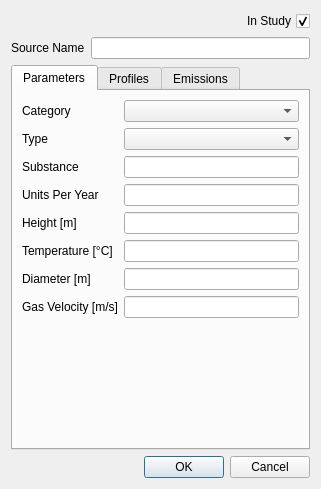
<?xml version="1.0" encoding="UTF-8"?>
<ui version="4.0">
 <class>Dialog</class>
 <widget class="QDialog" name="Dialog">
  <property name="geometry">
   <rect>
    <x>0</x>
    <y>0</y>
    <width>321</width>
    <height>489</height>
   </rect>
  </property>
  <property name="windowTitle">
   <string>OpenALAQS - Point Sources</string>
  </property>
  <layout class="QFormLayout" name="formLayout">
   <item row="2" column="0">
    <widget class="QLabel" name="label_47">
     <property name="text">
      <string>Source Name</string>
     </property>
    </widget>
   </item>
   <item row="2" column="1">
    <widget class="QLineEdit" name="source_id"/>
   </item>
   <item row="4" column="0" colspan="2">
    <widget class="QTabWidget" name="tabWidget">
     <property name="currentIndex">
      <number>0</number>
     </property>
     <widget class="QWidget" name="tab">
      <attribute name="title">
       <string>Parameters</string>
      </attribute>
      <layout class="QFormLayout" name="formLayout_2">
       <property name="fieldGrowthPolicy">
        <enum>QFormLayout::AllNonFixedFieldsGrow</enum>
       </property>
       <item row="0" column="0">
        <widget class="QLabel" name="label_6">
         <property name="text">
          <string>Category</string>
         </property>
        </widget>
       </item>
       <item row="0" column="1">
        <widget class="QComboBox" name="category"/>
       </item>
       <item row="1" column="0">
        <widget class="QLabel" name="label_7">
         <property name="text">
          <string>Type</string>
         </property>
        </widget>
       </item>
       <item row="9" column="0">
        <layout class="QGridLayout" name="gridLayout"/>
       </item>
       <item row="1" column="1">
        <widget class="QComboBox" name="type">
         <property name="editable">
          <bool>false</bool>
         </property>
        </widget>
       </item>
       <item row="2" column="0">
        <widget class="QLabel" name="label_8">
         <property name="text">
          <string>Substance</string>
         </property>
        </widget>
       </item>
       <item row="2" column="1">
        <widget class="QLineEdit" name="substance"/>
       </item>
       <item row="4" column="0">
        <widget class="QLabel" name="label">
         <property name="text">
          <string>Height [m]</string>
         </property>
        </widget>
       </item>
       <item row="4" column="1">
        <widget class="QLineEdit" name="height"/>
       </item>
       <item row="3" column="1">
        <widget class="QLineEdit" name="ops_year"/>
       </item>
       <item row="6" column="0">
        <widget class="QLabel" name="label_3">
         <property name="text">
          <string>Temperature [°C]</string>
         </property>
        </widget>
       </item>
       <item row="6" column="1">
        <widget class="QLineEdit" name="temperature"/>
       </item>
       <item row="7" column="0">
        <widget class="QLabel" name="label_4">
         <property name="text">
          <string>Diameter [m]</string>
         </property>
        </widget>
       </item>
       <item row="7" column="1">
        <widget class="QLineEdit" name="diameter"/>
       </item>
       <item row="8" column="0">
        <widget class="QLabel" name="label_5">
         <property name="text">
          <string>Gas Velocity [m/s]</string>
         </property>
        </widget>
       </item>
       <item row="8" column="1">
        <widget class="QLineEdit" name="velocity"/>
       </item>
       <item row="3" column="0">
        <widget class="QLabel" name="label_2">
         <property name="text">
          <string>Units Per Year</string>
         </property>
        </widget>
       </item>
      </layout>
     </widget>
     <widget class="QWidget" name="tab_2">
      <attribute name="title">
       <string>Profiles</string>
      </attribute>
      <layout class="QFormLayout" name="formLayout_3">
       <item row="0" column="0">
        <widget class="QLabel" name="label_9">
         <property name="text">
          <string>Hourly</string>
         </property>
        </widget>
       </item>
       <item row="0" column="1">
        <widget class="QComboBox" name="hour_profile"/>
       </item>
       <item row="1" column="0">
        <widget class="QLabel" name="label_10">
         <property name="text">
          <string>Daily</string>
         </property>
        </widget>
       </item>
       <item row="1" column="1">
        <widget class="QComboBox" name="daily_profile"/>
       </item>
       <item row="2" column="0">
        <widget class="QLabel" name="label_11">
         <property name="text">
          <string>Monthly</string>
         </property>
        </widget>
       </item>
       <item row="2" column="1">
        <widget class="QComboBox" name="month_profile"/>
       </item>
      </layout>
     </widget>
     <widget class="QWidget" name="tab_3">
      <attribute name="title">
       <string>Emissions</string>
      </attribute>
      <layout class="QFormLayout" name="formLayout_4">
       <item row="0" column="0">
        <widget class="QLabel" name="label_13">
         <property name="text">
          <string>CO [kg/unit]</string>
         </property>
         <property name="alignment">
          <set>Qt::AlignRight|Qt::AlignTrailing|Qt::AlignVCenter</set>
         </property>
        </widget>
       </item>
       <item row="0" column="1">
        <widget class="QLineEdit" name="co_kg_k"/>
       </item>
       <item row="1" column="0">
        <widget class="QLabel" name="label_14">
         <property name="text">
          <string>HC [kg/unit]</string>
         </property>
         <property name="alignment">
          <set>Qt::AlignRight|Qt::AlignTrailing|Qt::AlignVCenter</set>
         </property>
        </widget>
       </item>
       <item row="1" column="1">
        <widget class="QLineEdit" name="hc_kg_k"/>
       </item>
       <item row="2" column="0">
        <widget class="QLabel" name="label_15">
         <property name="text">
          <string>NOx [kg/unit]</string>
         </property>
         <property name="alignment">
          <set>Qt::AlignRight|Qt::AlignTrailing|Qt::AlignVCenter</set>
         </property>
        </widget>
       </item>
       <item row="2" column="1">
        <widget class="QLineEdit" name="nox_kg_k"/>
       </item>
       <item row="3" column="0">
        <widget class="QLabel" name="label_16">
         <property name="text">
          <string>SOx [kg/unit]</string>
         </property>
         <property name="alignment">
          <set>Qt::AlignRight|Qt::AlignTrailing|Qt::AlignVCenter</set>
         </property>
        </widget>
       </item>
       <item row="3" column="1">
        <widget class="QLineEdit" name="sox_kg_k"/>
       </item>
       <item row="4" column="0">
        <widget class="QLabel" name="label_17">
         <property name="text">
          <string>PM10 [kg/unit]</string>
         </property>
         <property name="alignment">
          <set>Qt::AlignRight|Qt::AlignTrailing|Qt::AlignVCenter</set>
         </property>
        </widget>
       </item>
       <item row="4" column="1">
        <widget class="QLineEdit" name="pm10_kg_k"/>
       </item>
       <item row="5" column="0">
        <widget class="QLabel" name="label_18">
         <property name="text">
          <string>P1 [kg/unit]</string>
         </property>
         <property name="alignment">
          <set>Qt::AlignRight|Qt::AlignTrailing|Qt::AlignVCenter</set>
         </property>
        </widget>
       </item>
       <item row="5" column="1">
        <widget class="QLineEdit" name="p1_kg_k"/>
       </item>
       <item row="6" column="0">
        <widget class="QLabel" name="label_19">
         <property name="text">
          <string>P2 [kg/unit]</string>
         </property>
         <property name="alignment">
          <set>Qt::AlignRight|Qt::AlignTrailing|Qt::AlignVCenter</set>
         </property>
        </widget>
       </item>
       <item row="6" column="1">
        <widget class="QLineEdit" name="p2_kg_k"/>
       </item>
      </layout>
     </widget>
    </widget>
   </item>
   <item row="6" column="0" colspan="2">
    <widget class="QDialogButtonBox" name="buttonBox">
     <property name="orientation">
      <enum>Qt::Horizontal</enum>
     </property>
     <property name="standardButtons">
      <set>QDialogButtonBox::Cancel|QDialogButtonBox::Ok</set>
     </property>
    </widget>
   </item>
   <item row="0" column="1">
    <layout class="QHBoxLayout" name="horizontalLayout">
     <property name="topMargin">
      <number>0</number>
     </property>
     <item>
      <spacer name="horizontalSpacer">
       <property name="orientation">
        <enum>Qt::Horizontal</enum>
       </property>
       <property name="sizeHint" stdset="0">
        <size>
         <width>40</width>
         <height>20</height>
        </size>
       </property>
      </spacer>
     </item>
     <item>
      <widget class="QCheckBox" name="instudy">
       <property name="layoutDirection">
        <enum>Qt::RightToLeft</enum>
       </property>
       <property name="text">
        <string>In Study</string>
       </property>
       <property name="checked">
        <bool>true</bool>
       </property>
      </widget>
     </item>
    </layout>
   </item>
  </layout>
 </widget>
 <tabstops>
  <tabstop>source_id</tabstop>
  <tabstop>tabWidget</tabstop>
  <tabstop>hour_profile</tabstop>
  <tabstop>daily_profile</tabstop>
  <tabstop>month_profile</tabstop>
  <tabstop>co_kg_k</tabstop>
  <tabstop>hc_kg_k</tabstop>
  <tabstop>nox_kg_k</tabstop>
  <tabstop>sox_kg_k</tabstop>
  <tabstop>pm10_kg_k</tabstop>
  <tabstop>p1_kg_k</tabstop>
  <tabstop>p2_kg_k</tabstop>
 </tabstops>
 <resources/>
 <connections/>
</ui>
